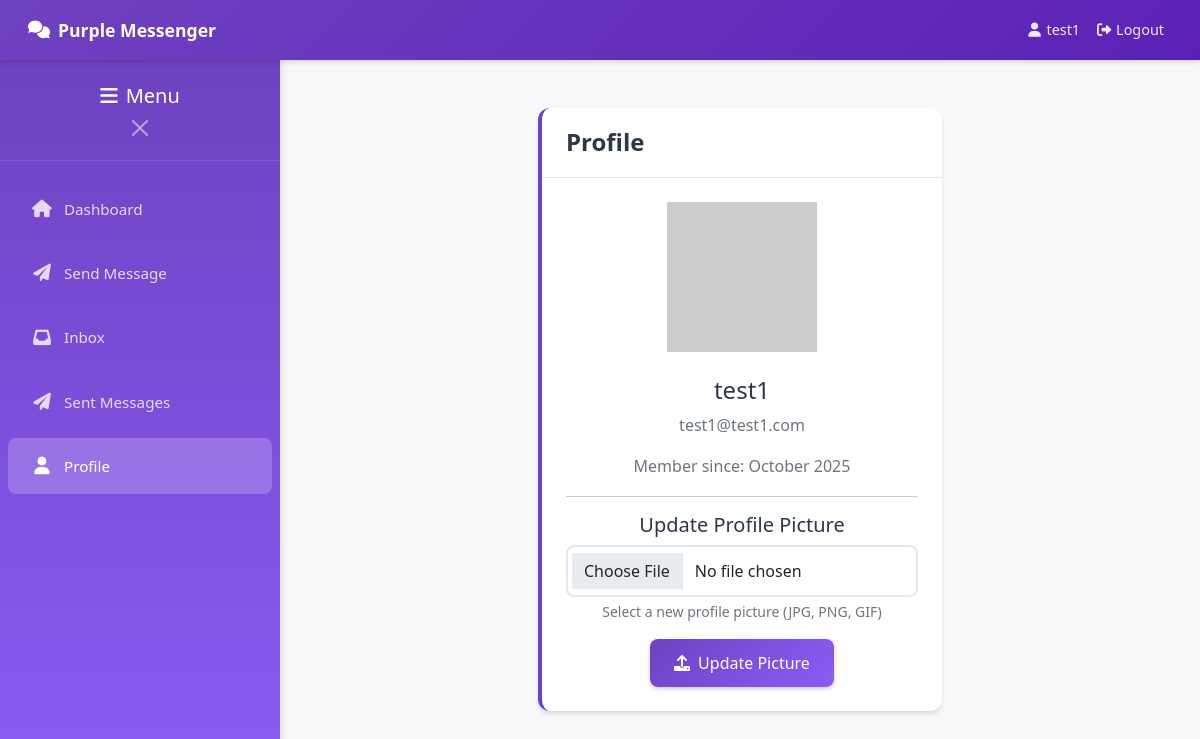
The page /profile (signed in) on the database its author committed.
### database.py (models this page shows)
class User(UserMixin, db.Model):
    id = db.Column(db.Integer, primary_key=True)
    username = db.Column(db.String(80), unique=True, nullable=False)
    email = db.Column(db.String(120), unique=True, nullable=False)
    password = db.Column(db.String(200), nullable=False)
    profile_pic = db.Column(db.String(200), default='default.png')
    created_at = db.Column(db.DateTime, default=datetime.utcnow)
    sent_messages = db.relationship('Message', foreign_keys='Message.sender_id', backref='sender', lazy=True)
    received_messages = db.relationship('Message', foreign_keys='Message.receiver_id', backref='receiver', lazy=True)

### app.py (the view, shortened to what this page needs)
@app.route('/profile', methods=['GET', 'POST'])
@login_required
def profile():
    return render_template('profile.html')

### app.py (called while the page is built)
@login_manager.user_loader
def load_user(user_id):
    return User.query.get(int(user_id))

### templates/profile.html
{% extends "base.html" %}
{% block content %}
<div class="row justify-content-center">
    <div class="col-md-8 col-lg-6">
        <div class="card card-purple">
            <div class="card-header text-center">
                <h4 class="card-title mb-0">Profile</h4>
            </div>
            <div class="card-body text-center">
                <div class="mb-4">
                    <img src="{{ url_for('static', filename='uploads/images/' + current_user.profile_pic) }}"
                         class="profile-pic" width="150px"
                         onerror="this.src='https://via.placeholder.com/150?text=User'">
                </div>
                <h4>{{ current_user.username }}</h4>
                <p class="text-muted">{{ current_user.email }}</p>
                <p class="text-muted">Member since: {{ current_user.created_at.strftime('%B %Y') }}</p>
                <hr>
                <h5>Update Profile Picture</h5>
                <form method="POST" action="{{ url_for('profile') }}" enctype="multipart/form-data">
                    <div class="mb-3">
                        <input type="file" class="form-control" id="profile_pic" name="profile_pic"
                               accept="image/*" required>
                        <div class="form-text">Select a new profile picture (JPG, PNG, GIF)</div>
                    </div>
                    <button type="submit" class="btn btn-purple">
                        <i class="fas fa-upload me-2"></i>Update Picture
                    </button>
                </form>
            </div>
        </div>
    </div>
</div>
{% endblock %}

### templates/base.html (shortened to what this page needs)
<!DOCTYPE html>
<html lang="en">
<head>
    <link href="https://cdn.jsdelivr.net/npm/bootstrap@5.1.3/dist/css/bootstrap.min.css" rel="stylesheet">
    <link href="https://cdnjs.cloudflare.com/ajax/libs/font-awesome/6.0.0/css/all.min.css" rel="stylesheet">
    <link href="{{ url_for('static', filename='css/style.css') }}" rel="stylesheet">
</head>
<body>
    <nav class="navbar navbar-expand-lg navbar-dark navbar-purple">
        <div class="container-fluid">
            <a class="navbar-brand" href="{{ url_for('dashboard') }}">
                <i class="fas fa-comments"></i>
                <span class="d-none d-sm-inline">Purple Messenger</span>
            </a>
            {% if current_user.is_authenticated %}
            <div class="navbar-nav ms-auto d-none d-md-flex align-items-center">
                <a class="nav-link" href="{{ url_for('profile') }}">
                    <i class="fas fa-user me-1"></i>
                    <span class="d-none d-lg-inline">{{ current_user.username }}</span>
                </a>
                <a class="nav-link" href="{{ url_for('logout') }}">
                    <i class="fas fa-sign-out-alt me-1"></i>
                    <span class="d-none d-lg-inline">Logout</span>
                </a>
            </div>
            {% endif %}
        </div>
    </nav>
    <div class="app-container">
        {% if current_user.is_authenticated %}
        <div class="sidebar" id="sidebar">
            <div class="sidebar-header">
                <h5 class="mb-0 text-white">
                    <i class="fas fa-bars me-2"></i>Menu
                </h5>
                <button class="btn-close btn-close-white mt-2" id="sidebarClose"></button>
            </div>
            <nav class="nav flex-column py-3">
                <a class="nav-link {% if request.endpoint == 'dashboard' %}active{% endif %}"
                   href="{{ url_for('dashboard') }}">
                    <i class="fas fa-home"></i>Dashboard
                </a>
                <a class="nav-link {% if request.endpoint == 'send_message' %}active{% endif %}"
                   href="{{ url_for('send_message') }}">
                    <i class="fas fa-paper-plane"></i>Send Message
                </a>
                <a class="nav-link {% if request.endpoint == 'inbox' %}active{% endif %}"
                   href="{{ url_for('inbox') }}">
                    <i class="fas fa-inbox"></i>Inbox
                </a>
                <a class="nav-link {% if request.endpoint == 'sent_messages' %}active{% endif %}"
                   href="{{ url_for('sent_messages') }}">
                    <i class="fas fa-paper-plane"></i>Sent Messages
                </a>
                <a class="nav-link {% if request.endpoint == 'profile' %}active{% endif %}"
                   href="{{ url_for('profile') }}">
                    <i class="fas fa-user"></i>Profile
                </a>
            </nav>
        </div>
        {% endif %}
        <main class="main-content" id="mainContent">
            {% block content %}{% endblock %}
        </main>
    </div>
</body>
</html>

### static/css/style.css (style rules this page uses)
:root { --primary-purple: #6f42c1; --secondary-purple: #8b5cf6; --light-purple: #a78bfa; --dark-purple: #5b21b6; --bg-purple: #f8f9fa; --text-dark: #2d3748; --text-light: #718096; --shadow: 0 4px 6px -1px rgba(0, 0, 0, 0.1), 0 2px 4px -1px rgba(0, 0, 0, 0.06); }
* { box-sizing: border-box; }
body { background-color: var(--bg-purple); font-family: 'Segoe UI', Tahoma, Geneva, Verdana, sans-serif; color: var(--text-dark); line-height: 1.6; padding: 0; margin: 0; min-height: 100vh; }
.navbar-purple { background: linear-gradient(135deg, var(--primary-purple), var(--dark-purple)); padding: 0.75rem 1rem; box-shadow: var(--shadow); position: sticky; top: 0; z-index: 1000; height: 60px; }
.navbar-brand { font-weight: 600; font-size: 1.1rem; display: flex; align-items: center; color: white !important; text-decoration: none; }
.navbar-brand i { margin-right: 0.5rem; }
.navbar-nav .nav-link { color: rgba(255, 255, 255, 0.9) !important; padding: 0.5rem 1rem; display: flex; align-items: center; font-size: 0.9rem; text-decoration: none; }
.navbar-nav .nav-link i { margin-right: 0.5rem; width: 16px; text-align: center; }
.app-container { display: flex; min-height: calc(100vh - 60px); position: relative; }
.sidebar { background: linear-gradient(180deg, var(--primary-purple), var(--secondary-purple)); color: white; width: 280px; flex-shrink: 0; transition: transform 0.3s ease; overflow-y: auto; box-shadow: 2px 0 10px rgba(0, 0, 0, 0.1); z-index: 999; }
.sidebar-header { padding: 1.5rem 1rem 1rem; border-bottom: 1px solid rgba(255, 255, 255, 0.1); text-align: center; display: none; }
.sidebar .nav-link { color: rgba(255, 255, 255, 0.8); padding: 1rem 1.5rem; margin: 0.25rem 0.5rem; border-radius: 0.5rem; display: flex; align-items: center; text-decoration: none; transition: all 0.3s ease; font-size: 0.95rem; }
.sidebar .nav-link i { margin-right: 0.75rem; width: 20px; text-align: center; font-size: 1.1rem; }
.sidebar .nav-link.active { color: white; background-color: rgba(255, 255, 255, 0.2); font-weight: 500; }
.main-content { flex: 1; padding: 1rem; background-color: var(--bg-purple); overflow-x: hidden; width: 100%; }
@media (min-width: 768px) { .main-content { padding: 2rem; } }
@media (min-width: 1200px) { .main-content { padding: 3rem; } }
.card-purple { border: none; border-radius: 0.75rem; box-shadow: var(--shadow); margin-bottom: 1.5rem; border-left: 4px solid var(--primary-purple); background: white; }
.card-header { background: white; border-bottom: 1px solid #e2e8f0; padding: 1.25rem 1.5rem; border-radius: 0.75rem 0.75rem 0 0 !important; }
.card-title { color: var(--text-dark); font-weight: 600; margin-bottom: 0; display: flex; align-items: center; }
.card-body { padding: 1.5rem; }
.btn-purple { background: linear-gradient(135deg, var(--primary-purple), var(--secondary-purple)); border: none; color: white; padding: 0.75rem 1.5rem; border-radius: 0.5rem; font-weight: 500; transition: all 0.3s ease; text-decoration: none; display: inline-flex; align-items: center; justify-content: center; box-shadow: 0 2px 4px rgba(107, 70, 193, 0.3); }
.form-control, .form-select { border: 2px solid #e2e8f0; border-radius: 0.5rem; padding: 0.75rem 1rem; font-size: 1rem; transition: all 0.3s ease; }
.row { margin-left: -0.5rem; margin-right: -0.5rem; }
.col, [class*="col-"] { padding-left: 0.5rem; padding-right: 0.5rem; }
@media (min-width: 768px) { .sidebar-header { display: block; } }

### rows shown on the page
User: username "test1", email "test1@test1.com", created_at "October 2025"
